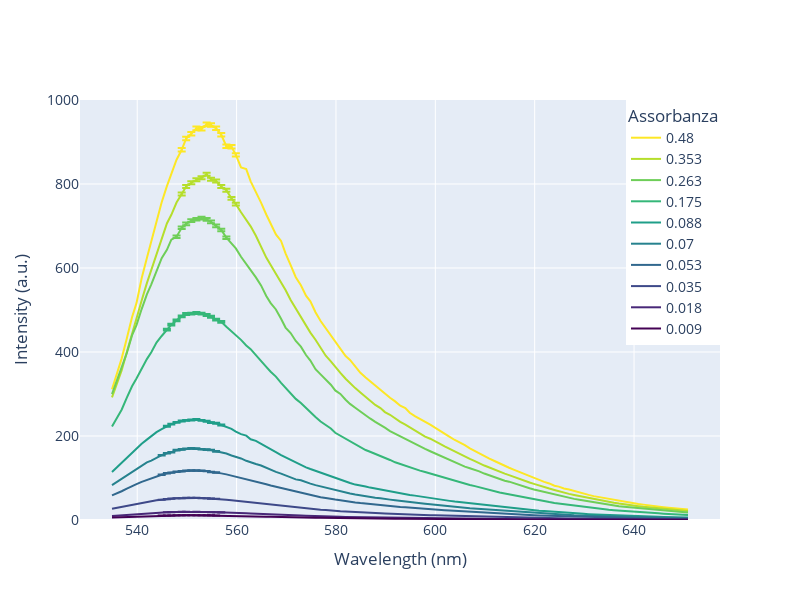

The notebook cell this image was saved under:
### Markdown cell above
plot spettri di fluo

### Code cell
fig = go.Figure()

colors = px.colors.sequential.Viridis_r
for i, (λ_col, I_col, a) in enumerate(zip(WAVELENGHTS, INTENSITIES, ASS)):
    fig.add_trace(go.Scatter(
        x=data[λ_col], 
        y=data[I_col],
        mode='lines',
        name=f'{np.round(a, 3)}',
        line=dict(color=colors[i % len(colors)]),  # Ensure colors cycle if more traces than colors
        error_y=dict(
            type='data',
            array=data[f'σ {I_col}'],  # Add error bars using the corresponding error column
            visible=True
        )
    ))

fig.update_layout(
    xaxis_title='Wavelength (nm)',
    yaxis_title='Intensity (a.u.)',
    height=600,
    width=800,
    yaxis=dict(range=[0, 1000]),
    legend=dict(
        title=dict(text='Assorbanza'),
        x=1,  # Position legend at the far right
        y=1,  # Position legend at the top
        xanchor='right',  # Anchor legend to the right
        yanchor='top'     # Anchor legend to the top
    ),
    font=dict(size=14)
)

fig.write_html(dir_path + r"\html\emission_spectrum.html")
fig.write_image(dir_path + r"\images\emission_spectrum.png")
fig.show()
